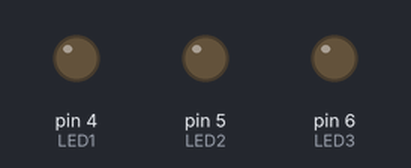
Simulated run of this sketch. Board: Arduino Uno, built with avr-gcc and run on an emulated ATmega328P. On the bench: output pins drawn as LEDs (lit = HIGH). Sleep ends after the set time or at an interrupt.

Above: at 0.5 s.
At 1.07 s:
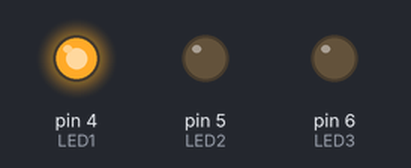
At 1.27 s:
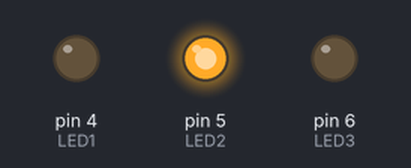
At 2.49 s:
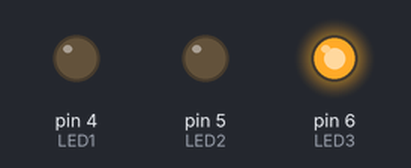
At 4.5 s:
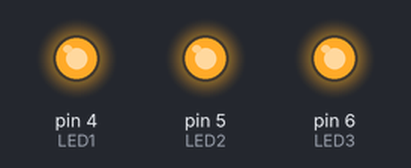
Timing chart, 0 to 5.3 s (numbered marks = the images above):
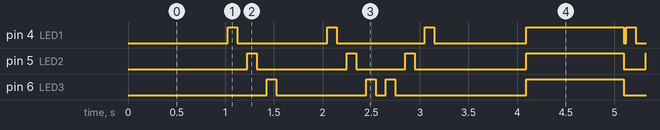

Measured:
- by itself, pin 4 (LED1): repeats every 4.1 s: LOW 0.92 s, HIGH 0.10 s, LOW 0.90 s, HIGH 0.10 s, LOW 0.95 s, HIGH 1.0 s, LOW 0.02 s, HIGH 0.10 s
- by itself, pin 5 (LED2): repeats every 4.1 s: LOW 0.92 s, HIGH 0.10 s, LOW 0.50 s, HIGH 0.10 s, LOW 1.1 s, HIGH 1.0 s, LOW 0.22 s, HIGH 0.10 s
- by itself, pin 6 (LED3): repeats every 4.1 s: LOW 0.92 s, HIGH 0.10 s, LOW 0.10 s, HIGH 0.10 s, LOW 1.3 s, HIGH 1.0 s, LOW 0.42 s, HIGH 0.10 s

The sketch:

blink_01_sleep_attiny24.ino
```cpp
#include <avr/sleep.h>
#include <avr/wdt.h>
#include <avr/interrupt.h>

// Routines to set and claer bits (used in the sleep code)
#ifndef cbi
#define cbi(sfr, bit) (_SFR_BYTE(sfr) &= ~_BV(bit))
#endif
#ifndef sbi
#define sbi(sfr, bit) (_SFR_BYTE(sfr) |= _BV(bit))
#endif

#define LED1 4
#define LED2 5
#define LED3 6
#define LEDDELAY_ON 100
#define LEDDELAY_OFF 100

// Variables for the Sleep/power down modes:
volatile boolean f_wdt = 1;
volatile int watchdog_counter = 0;

// Watchdog Interrupt Service / is executed when watchdog timed out
ISR(WDT_vect) {
  f_wdt=1;  // set global flag
  watchdog_counter++;
}

// set system into the sleep state
// system wakes up when wtchdog is timed out
void system_sleep() {

  cbi(ADCSRA,ADEN);                    // switch Analog to Digitalconverter OFF

  set_sleep_mode(SLEEP_MODE_PWR_DOWN); // sleep mode is set here
  sleep_enable();

  sleep_mode();                        // System actually sleeps here

  sleep_disable();                     // System continues execution here when watchdog timed out

  sbi(ADCSRA,ADEN);                    // switch Analog to Digitalconverter ON

}

// 0=16ms, 1=32ms,2=64ms,3=128ms,4=250ms,5=500ms
// 6=1 sec,7=2 sec, 8=4 sec, 9= 8sec
void setup_watchdog(int ii) {

  byte bb;
  if (ii > 9 )
    ii=9;
  bb=ii & 7;
  if (ii > 7)
    bb|= (1<<5);
  bb|= (1<<WDCE);

  MCUSR &= ~(1<<WDRF);
  // start timed sequence
  WDTCSR |= (1<<WDCE) | (1<<WDE);
  // set new watchdog timeout value
  WDTCSR = bb;
  WDTCSR |= _BV(WDIE);
}

// the setup routine runs once when you press reset:
void setup() {
  ADCSRA &= ~(1<<ADEN); //Disable ADC, saves ~230uA
  // initialize the digital pin as an output.
  pinMode(LED1, OUTPUT); //LED on Pin 1
  pinMode(LED2, OUTPUT); //LED on Pin 20
  pinMode(LED3, OUTPUT); //LED on Pin 6
  setup_watchdog(6); // approximately 1.0 seconds sleep
}

// the loop routine runs over and over again forever:
void loop() {
  if(watchdog_counter == 1) {
    digitalWrite(LED1, HIGH);   // turn the LED on (HIGH is the voltage level)
    delay(LEDDELAY_ON);         // wait for a while
    digitalWrite(LED1, LOW);    // turn the LED off by making the voltage LOW
    delay(LEDDELAY_OFF);
    digitalWrite(LED2, HIGH);
    delay(LEDDELAY_ON);
    digitalWrite(LED2, LOW);
    delay(LEDDELAY_OFF);
    digitalWrite(LED3, HIGH);
    delay(LEDDELAY_ON);
    digitalWrite(LED3, LOW);
  } else if(watchdog_counter == 2) {
    digitalWrite(LED1, HIGH);   // turn the LED on (HIGH is the voltage level)
    delay(LEDDELAY_ON);         // wait for a while
    digitalWrite(LED1, LOW);    // turn the LED off by making the voltage LOW
    delay(LEDDELAY_OFF);
    digitalWrite(LED2, HIGH);
    delay(LEDDELAY_ON);
    digitalWrite(LED2, LOW);
    delay(LEDDELAY_OFF);
    digitalWrite(LED3, HIGH);
    delay(LEDDELAY_ON);
    digitalWrite(LED3, LOW);
    delay(LEDDELAY_OFF);
    digitalWrite(LED3, HIGH);
    delay(LEDDELAY_ON);
    digitalWrite(LED3, LOW);
    delay(LEDDELAY_OFF);
    digitalWrite(LED2, HIGH);
    delay(LEDDELAY_ON);
    digitalWrite(LED2, LOW);
    delay(LEDDELAY_OFF);
    digitalWrite(LED1, HIGH);   // turn the LED on (HIGH is the voltage level)
    delay(LEDDELAY_ON);         // wait for a while
    digitalWrite(LED1, LOW);    // turn the LED off by making the voltage LOW
  } else if(watchdog_counter == 3) {
    digitalWrite(LED1, HIGH);   // turn the LED on (HIGH is the voltage level)
    delay(LEDDELAY_ON);         // wait for a while
    digitalWrite(LED1, LOW);    // turn the LED off by making the voltage LOW
    delay(LEDDELAY_OFF);
    digitalWrite(LED1, HIGH);   // turn the LED on (HIGH is the voltage level)
    delay(LEDDELAY_ON);         // wait for a while
    digitalWrite(LED1, LOW);    // turn the LED off by making the voltage LOW
    delay(LEDDELAY_OFF*2);
    digitalWrite(LED2, HIGH);
    delay(LEDDELAY_ON);
    digitalWrite(LED2, LOW);
    delay(LEDDELAY_OFF);
    digitalWrite(LED2, HIGH);
    delay(LEDDELAY_ON);
    digitalWrite(LED2, LOW);
    delay(LEDDELAY_OFF*2);
    digitalWrite(LED3, HIGH);
    delay(LEDDELAY_ON);
    digitalWrite(LED3, LOW);
    delay(LEDDELAY_OFF);
    digitalWrite(LED3, HIGH);
    delay(LEDDELAY_ON);
    digitalWrite(LED3, LOW);
  } else if(watchdog_counter >= 4) {
    watchdog_counter = 0;

    digitalWrite(LED1, HIGH);   // turn the LED on (HIGH is the voltage level)
    digitalWrite(LED2, HIGH);
    digitalWrite(LED3, HIGH);
    delay(LEDDELAY_ON*10);         // wait for a while
    digitalWrite(LED1, LOW);    // turn the LED off by making the voltage LOW
    digitalWrite(LED2, LOW);
    digitalWrite(LED3, LOW);
  }
  system_sleep(); //Go to sleep! Wake up 1sec later and check water
}
```
